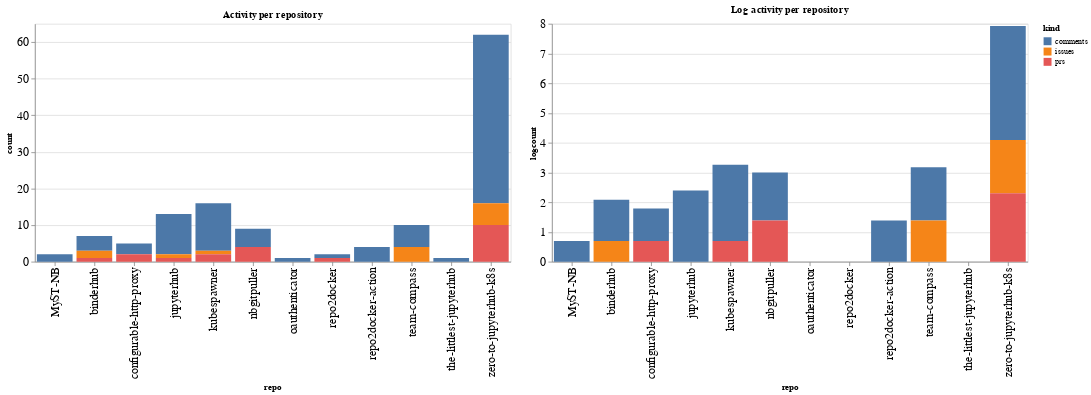

Source (notebook cell):
### Code cell
ch1 = alt.Chart(repo_summaries, width=600, title="Activity per repository").mark_bar().encode(
    x='repo',
    y='count',
    color='kind',
    tooltip="kind"
)

ch2 = alt.Chart(repo_summaries, width=600, title="Log activity per repository").mark_bar().encode(
    x='repo',
    y='logcount',
    color='kind',
    tooltip="kind"
)

ch1 | ch2

### Figure 1 — Vega-Lite specification as saved in the notebook (floating-point values rounded to 4 significant figures)
{"config": {"axisLeft": {"labelFontSize": 15}, "axisBottom": {"labelFontSize": 15}}, "hconcat": [{"mark": "bar", "encoding": {"color": {"type": "nominal", "field": "kind"}, "tooltip": {"type": "nominal", "field": "kind"}, "x": {"type": "nominal", "field": "repo"}, "y": {"type": "quantitative", "field": "count"}}, "title": "Activity per repository", "width": 600}, {"mark": "bar", "encoding": {"color": {"type": "nominal", "field": "kind"}, "tooltip": {"type": "nominal", "field": "kind"}, "x": {"type": "nominal", "field": "repo"}, "y": {"type": "quantitative", "field": "logcount"}}, "title": "Log activity per repository", "width": 600}], "data": {"name": "data-0ee14e3f31dbf0be61dd555a425b042a"}, "$schema": "https://vega.github.io/schema/vega-lite/v4.8.1.json", "datasets": {"data-0ee14e3f31dbf0be61dd555a425b042a": [{"repo": "MyST-NB", "kind": "comments", "count": 2, "logcount": 0.6931}, {"repo": "binderhub", "kind": "comments", "count": 4, "logcount": 1.386}, {"repo": "binderhub", "kind": "issues", "count": 2, "logcount": 0.6931}, {"repo": "binderhub", "kind": "prs", "count": 1, "logcount": 0.0}, {"repo": "configurable-http-proxy", "kind": "comments", "count": 3, "logcount": 1.099}, {"repo": "configurable-http-proxy", "kind": "prs", "count": 2, "logcount": 0.6931}, {"repo": "jupyterhub", "kind": "comments", "count": 11, "logcount": 2.398}, {"repo": "jupyterhub", "kind": "issues", "count": 1, "logcount": 0.0}, {"repo": "jupyterhub", "kind": "prs", "count": 1, "logcount": 0.0}, {"repo": "kubespawner", "kind": "comments", "count": 13, "logcount": 2.565}, {"repo": "kubespawner", "kind": "issues", "count": 1, "logcount": 0.0}, {"repo": "kubespawner", "kind": "prs", "count": 2, "logcount": 0.6931}, {"repo": "nbgitpuller", "kind": "comments", "count": 5, "logcount": 1.609}, {"repo": "nbgitpuller", "kind": "prs", "count": 4, "logcount": 1.386}, {"repo": "oauthenticator", "kind": "comments", "count": 1, "logcount": 0.0}, {"repo": "repo2docker", "kind": "comments", "count": 1, "logcount": 0.0}, {"repo": "repo2docker", "kind": "prs", "count": 1, "logcount": 0.0}, {"repo": "repo2docker-action", "kind": "comments", "count": 4, "logcount": 1.386}, {"repo": "team-compass", "kind": "comments", "count": 6, "logcount": 1.792}, {"repo": "team-compass", "kind": "issues", "count": 4, "logcount": 1.386}, {"repo": "the-littlest-jupyterhub", "kind": "comments", "count": 1, "logcount": 0.0}, {"repo": "zero-to-jupyterhub-k8s", "kind": "comments", "count": 46, "logcount": 3.829}, {"repo": "zero-to-jupyterhub-k8s", "kind": "issues", "count": 6, "logcount": 1.792}, {"repo": "zero-to-jupyterhub-k8s", "kind": "prs", "count": 10, "logcount": 2.303}]}}
